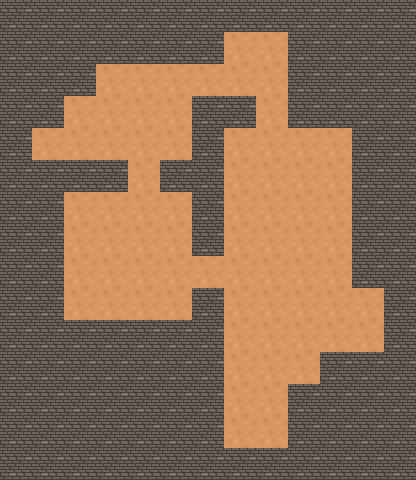

A 2D game scene composited from a Tiled map and its tileset images. What follows is a short description and the map's XML, with every tile layer's data as written:
An orthogonal 13x15 tile map with 32x32 px tiles, 1 tile layer (Прошарок плиток 1).

<map version="1.10" tiledversion="1.10.2" orientation="orthogonal" renderorder="left-up" width="13" height="15" tilewidth="32" tileheight="32" infinite="0" nextlayerid="2" nextobjectid="1">
 <tileset firstgid="1" source="Підлога.tsx" />
 <layer id="1" name="Прошарок плиток 1" width="13" height="15">
  <data encoding="csv">
2,2,2,2,2,2,2,2,2,2,2,2,2,
2,2,2,2,2,2,2,1,1,2,2,2,2,
2,2,2,1,1,1,1,1,1,2,2,2,2,
2,2,1,1,1,1,2,2,1,2,2,2,2,
2,1,1,1,1,1,2,1,1,1,1,2,2,
2,2,2,2,1,2,2,1,1,1,1,2,2,
2,2,1,1,1,1,2,1,1,1,1,2,2,
2,2,1,1,1,1,2,1,1,1,1,2,2,
2,2,1,1,1,1,1,1,1,1,1,2,2,
2,2,1,1,1,1,2,1,1,1,1,1,2,
2,2,2,2,2,2,2,1,1,1,1,1,2,
2,2,2,2,2,2,2,1,1,1,2,2,2,
2,2,2,2,2,2,2,1,1,2,2,2,2,
2,2,2,2,2,2,2,1,1,2,2,2,2,
2,2,2,2,2,2,2,2,2,2,2,2,2
</data>
 </layer>
</map>
